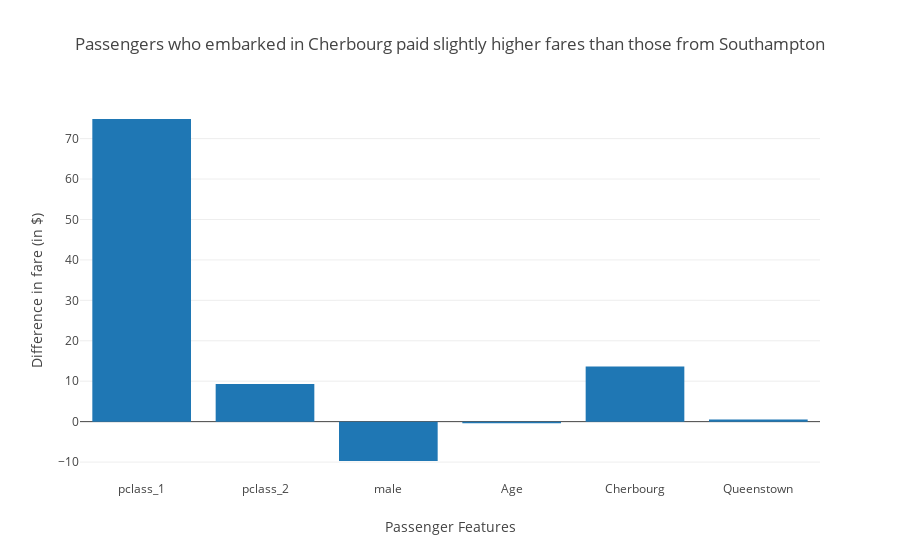

Notebook code for this chart:
### Code cell
# Let's display that with Plotly.
mydata = [go.Bar(
    x=results['feature'],
    y=results['coefficient']
)]

mylayout = go.Layout(
    title='Passengers who embarked in Cherbourg paid slightly higher fares than those from Southampton',
    xaxis = dict(title = 'Passenger Features'), 
    yaxis = dict(title = 'Difference in fare (in $)'), 
)
fig = go.Figure(data=mydata, layout=mylayout)
iplot(fig)

### Figure 1 — Plotly figure (JSON) as saved in the notebook; plotly's stock layout.template omitted (floating-point values rounded to 4 significant figures)
{"data": [{"type": "bar", "x": ["pclass_1", "pclass_2", "male", "Age", "Cherbourg", "Queenstown"], "y": [74.85, 9.307, -9.734, -0.4246, 13.63, 0.5113]}], "layout": {"title": "Passengers who embarked in Cherbourg paid slightly higher fares than those from Southampton", "xaxis": {"title": "Passenger Features"}, "yaxis": {"title": "Difference in fare (in $)"}}}
